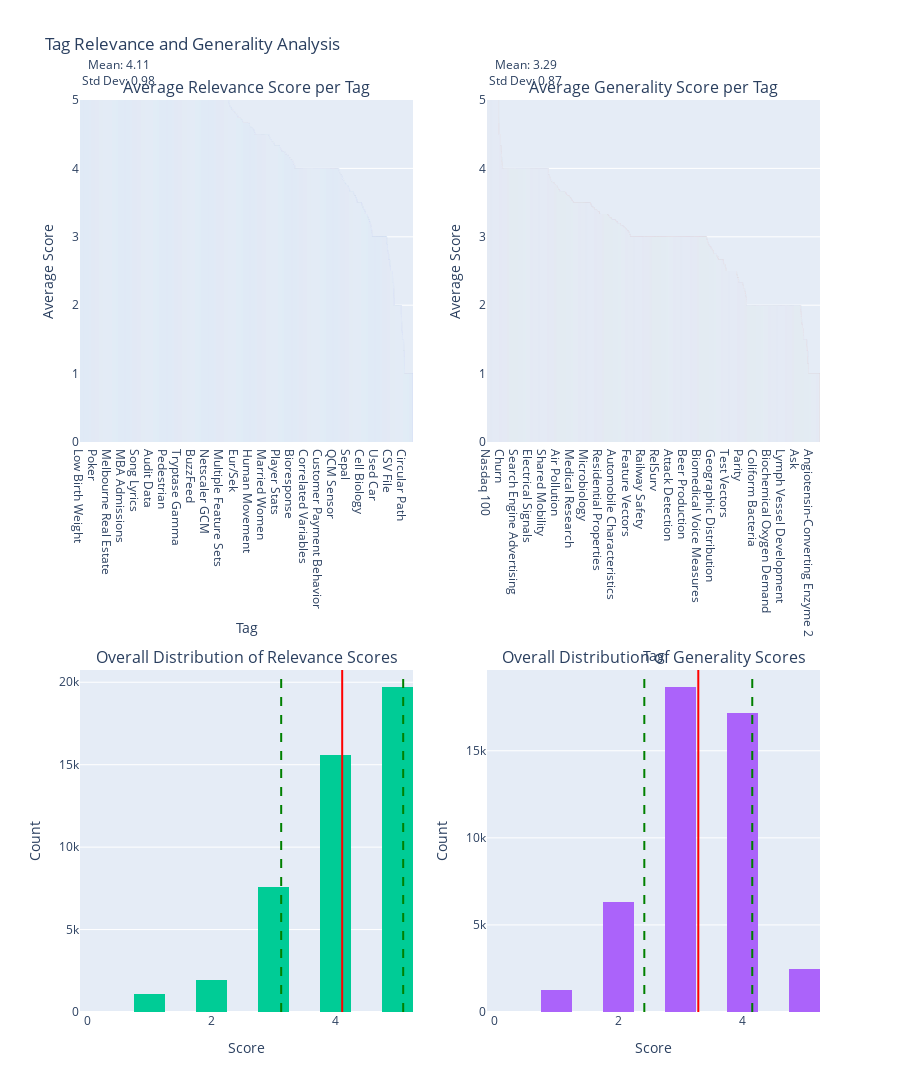

Notebook code for this chart:
### Code cell
import json
from collections import defaultdict
import plotly.graph_objects as go
from plotly.subplots import make_subplots
import numpy as np

# Function to load JSON data
def load_json(file_path):
    with open(file_path, 'r') as file:
        return json.load(file)

# Load the data
data = load_json('gpt_evaluation_results.json')

# Initialize data structures
tag_relevance = defaultdict(list)
tag_generality = defaultdict(list)
all_relevance_scores = []
all_generality_scores = []

# Process the data
for entry in data:
    if 'stage_2_result' in entry:
        if 'relevance' in entry['stage_2_result']:
            relevance_scores = entry['stage_2_result']['relevance']
            for tag, score in relevance_scores.items():
                tag_relevance[tag].append(score)
                all_relevance_scores.append(score)
        if 'generality' in entry['stage_2_result']:
            generality_scores = entry['stage_2_result']['generality']
            for tag, score in generality_scores.items():
                tag_generality[tag].append(score)
                all_generality_scores.append(score)

# Calculate average scores per tag
avg_relevance_per_tag = {tag: sum(scores) / len(scores) for tag, scores in tag_relevance.items()}
avg_generality_per_tag = {tag: sum(scores) / len(scores) for tag, scores in tag_generality.items()}

# Calculate means and standard deviations
relevance_mean = np.mean(all_relevance_scores)
generality_mean = np.mean(all_generality_scores)
relevance_std = np.std(all_relevance_scores)
generality_std = np.std(all_generality_scores)

# Sort tags by average scores
sorted_relevance_tags = sorted(avg_relevance_per_tag.items(), key=lambda x: x[1], reverse=True)
sorted_generality_tags = sorted(avg_generality_per_tag.items(), key=lambda x: x[1], reverse=True)

# Create subplots
fig = make_subplots(rows=2, cols=2, subplot_titles=(
    "Average Relevance Score per Tag", "Average Generality Score per Tag",
    "Overall Distribution of Relevance Scores", "Overall Distribution of Generality Scores"
))

# Add bar charts for average scores
fig.add_trace(go.Bar(x=[tag for tag, _ in sorted_relevance_tags], y=[score for _, score in sorted_relevance_tags], name="Avg Relevance"), row=1, col=1)
fig.add_trace(go.Bar(x=[tag for tag, _ in sorted_generality_tags], y=[score for _, score in sorted_generality_tags], name="Avg Generality"), row=1, col=2)

# Add histograms for overall distribution of scores
fig.add_trace(go.Histogram(x=all_relevance_scores, nbinsx=20, name="Relevance Distribution"), row=2, col=1)
fig.add_trace(go.Histogram(x=all_generality_scores, nbinsx=20, name="Generality Distribution"), row=2, col=2)

# Add vertical lines for mean and standard deviations on relevance histogram
fig.add_vline(x=relevance_mean, line_dash="solid", line_color="red", row=2, col=1)
fig.add_vline(x=relevance_mean - relevance_std, line_dash="dash", line_color="green", row=2, col=1)
fig.add_vline(x=relevance_mean + relevance_std, line_dash="dash", line_color="green", row=2, col=1)

# Add vertical lines for mean and standard deviations on generality histogram
fig.add_vline(x=generality_mean, line_dash="solid", line_color="red", row=2, col=2)
fig.add_vline(x=generality_mean - generality_std, line_dash="dash", line_color="green", row=2, col=2)
fig.add_vline(x=generality_mean + generality_std, line_dash="dash", line_color="green", row=2, col=2)

# Update layout
fig.update_layout(height=1200, title_text="Tag Relevance and Generality Analysis", showlegend=False)
fig.update_xaxes(title_text="Tag", row=1, col=1)
fig.update_xaxes(title_text="Tag", row=1, col=2)
fig.update_yaxes(title_text="Average Score", range=[0, 5], row=1, col=1)
fig.update_yaxes(title_text="Average Score", range=[0, 5], row=1, col=2)
fig.update_xaxes(title_text="Score", row=2, col=1)
fig.update_xaxes(title_text="Score", row=2, col=2)
fig.update_yaxes(title_text="Count", row=2, col=1)
fig.update_yaxes(title_text="Count", row=2, col=2)

# Add annotations for overall averages and standard deviations
fig.add_annotation(text=f"Mean: {relevance_mean:.2f}<br>Std Dev: {relevance_std:.2f}", xref="x3", yref="paper", x=0.5, y=1.05, showarrow=False)
fig.add_annotation(text=f"Mean: {generality_mean:.2f}<br>Std Dev: {generality_std:.2f}", xref="x4", yref="paper", x=0.5, y=1.05, showarrow=False)

# Add legend for the vertical lines
fig.add_trace(go.Scatter(x=[None], y=[None], mode='lines', line=dict(color='red', dash='solid'), name='Mean'), row=2, col=1)
fig.add_trace(go.Scatter(x=[None], y=[None], mode='lines', line=dict(color='green', dash='dash'), name='±1 Std Dev'), row=2, col=1)

# Show the plot
fig.show()

print(f"\nOverall Average Relevance Score: {relevance_mean:.2f}")
print(f"Overall Average Generality Score: {generality_mean:.2f}")
print(f"Relevance Standard Deviation: {relevance_std:.2f}")
print(f"Generality Standard Deviation: {generality_std:.2f}")

### Figure 1 — Plotly figure (JSON) as saved in the notebook; plotly's stock layout.template omitted (floating-point values rounded to 4 significant figures; data arrays with more than 128 entries replaced by an {"elided": "..."} marker saying what was removed)
{"data": [{"name": "Avg Relevance", "type": "bar", "x": {"elided": "5003 str values"}, "xaxis": "x", "y": {"elided": "5003 float values"}, "yaxis": "y"}, {"name": "Avg Generality", "type": "bar", "x": {"elided": "5002 str values"}, "xaxis": "x2", "y": {"elided": "5002 float values"}, "yaxis": "y2"}, {"name": "Relevance Distribution", "nbinsx": 20, "type": "histogram", "x": {"elided": "45916 int values"}, "xaxis": "x3", "yaxis": "y3"}, {"name": "Generality Distribution", "nbinsx": 20, "type": "histogram", "x": {"elided": "45916 int values"}, "xaxis": "x4", "yaxis": "y4"}, {"line": {"color": "red", "dash": "solid"}, "mode": "lines", "name": "Mean", "type": "scatter", "x": [null], "xaxis": "x3", "y": [null], "yaxis": "y3"}, {"line": {"color": "green", "dash": "dash"}, "mode": "lines", "name": "±1 Std Dev", "type": "scatter", "x": [null], "xaxis": "x3", "y": [null], "yaxis": "y3"}], "layout": {"annotations": [{"font": {"size": 16}, "showarrow": false, "text": "Average Relevance Score per Tag", "x": 0.225, "xanchor": "center", "xref": "paper", "y": 1, "yanchor": "bottom", "yref": "paper"}, {"font": {"size": 16}, "showarrow": false, "text": "Average Generality Score per Tag", "x": 0.775, "xanchor": "center", "xref": "paper", "y": 1, "yanchor": "bottom", "yref": "paper"}, {"font": {"size": 16}, "showarrow": false, "text": "Overall Distribution of Relevance Scores", "x": 0.225, "xanchor": "center", "xref": "paper", "y": 0.375, "yanchor": "bottom", "yref": "paper"}, {"font": {"size": 16}, "showarrow": false, "text": "Overall Distribution of Generality Scores", "x": 0.775, "xanchor": "center", "xref": "paper", "y": 0.375, "yanchor": "bottom", "yref": "paper"}, {"showarrow": false, "text": "Mean: 4.11<br>Std Dev: 0.98", "x": 0.5, "xref": "x3", "y": 1.05, "yref": "paper"}, {"showarrow": false, "text": "Mean: 3.29<br>Std Dev: 0.87", "x": 0.5, "xref": "x4", "y": 1.05, "yref": "paper"}], "height": 1200, "shapes": [{"line": {"color": "red", "dash": "solid"}, "type": "line", "x0": 4.108, "x1": 4.108, "xref": "x3", "y0": 0, "y1": 1, "yref": "y3 domain"}, {"line": {"color": "green", "dash": "dash"}, "type": "line", "x0": 3.124, "x1": 3.124, "xref": "x3", "y0": 0, "y1": 1, "yref": "y3 domain"}, {"line": {"color": "green", "dash": "dash"}, "type": "line", "x0": 5.092, "x1": 5.092, "xref": "x3", "y0": 0, "y1": 1, "yref": "y3 domain"}, {"line": {"color": "red", "dash": "solid"}, "type": "line", "x0": 3.287, "x1": 3.287, "xref": "x4", "y0": 0, "y1": 1, "yref": "y4 domain"}, {"line": {"color": "green", "dash": "dash"}, "type": "line", "x0": 2.416, "x1": 2.416, "xref": "x4", "y0": 0, "y1": 1, "yref": "y4 domain"}, {"line": {"color": "green", "dash": "dash"}, "type": "line", "x0": 4.157, "x1": 4.157, "xref": "x4", "y0": 0, "y1": 1, "yref": "y4 domain"}], "showlegend": false, "title": {"text": "Tag Relevance and Generality Analysis"}, "xaxis": {"anchor": "y", "domain": [0, 0.45], "title": {"text": "Tag"}}, "xaxis2": {"anchor": "y2", "domain": [0.55, 1], "title": {"text": "Tag"}}, "xaxis3": {"anchor": "y3", "domain": [0, 0.45], "title": {"text": "Score"}}, "xaxis4": {"anchor": "y4", "domain": [0.55, 1], "title": {"text": "Score"}}, "yaxis": {"anchor": "x", "domain": [0.625, 1], "range": [0, 5], "title": {"text": "Average Score"}}, "yaxis2": {"anchor": "x2", "domain": [0.625, 1], "range": [0, 5], "title": {"text": "Average Score"}}, "yaxis3": {"anchor": "x3", "domain": [0, 0.375], "title": {"text": "Count"}}, "yaxis4": {"anchor": "x4", "domain": [0, 0.375], "title": {"text": "Count"}}}}
